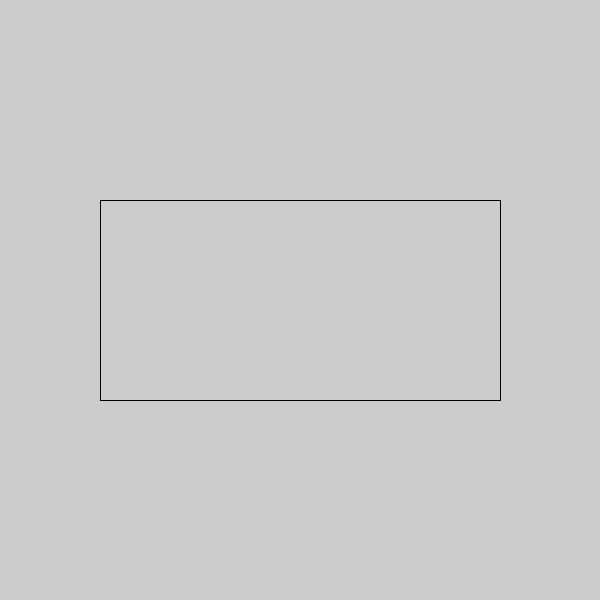
Frame 1 (no input)
Frame 60 (the mouse pressed at the canvas centre just before this capture): identical to frame 1, image omitted
Frame 120 (the mouse held since frame 60 and released just before this capture): identical to frame 1, image omitted

The Processing sketch that drew this single still picture (run headless with seeded random() and noise(); from frame 60 on, the mouse is pressed at the canvas centre):

// Processing sketch: graph
// ── graph.pde
void setup() {
  size(600,600);
}
void draw() {
  rectMode(CENTER);
  translate(width/2,height/2);
  noFill();
  rect(0,0,400,200);
}
